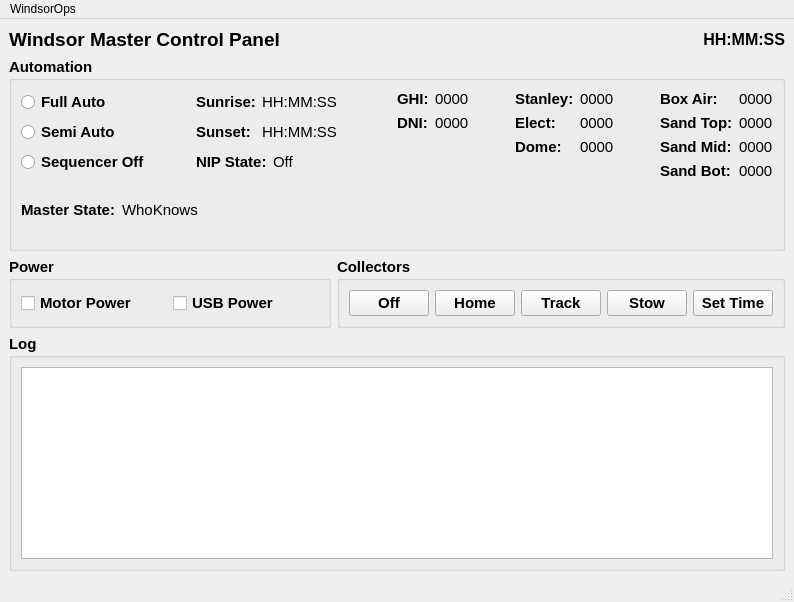
<?xml version="1.0" encoding="UTF-8"?>
<ui version="4.0">
 <class>MasterControl</class>
 <widget class="QMainWindow" name="MasterControl">
  <property name="geometry">
   <rect>
    <x>0</x>
    <y>0</y>
    <width>794</width>
    <height>602</height>
   </rect>
  </property>
  <property name="sizePolicy">
   <sizepolicy hsizetype="Preferred" vsizetype="Preferred">
    <horstretch>0</horstretch>
    <verstretch>0</verstretch>
   </sizepolicy>
  </property>
  <property name="font">
   <font>
    <hintingpreference>PreferFullHinting</hintingpreference>
   </font>
  </property>
  <property name="windowTitle">
   <string>MasterControl</string>
  </property>
  <widget class="QWidget" name="centralwidget">
   <layout class="QGridLayout" name="gridLayout">
    <item row="1" column="0">
     <widget class="QGroupBox" name="groupBox_4">
      <property name="font">
       <font>
        <pointsize>11</pointsize>
        <bold>true</bold>
        <hintingpreference>PreferFullHinting</hintingpreference>
       </font>
      </property>
      <property name="title">
       <string>Automation</string>
      </property>
      <layout class="QVBoxLayout" name="verticalLayout_11">
       <item>
        <layout class="QHBoxLayout" name="horizontalLayout_15">
         <item>
          <layout class="QVBoxLayout" name="verticalLayout_3">
           <item>
            <layout class="QHBoxLayout" name="horizontalLayout_11">
             <item>
              <layout class="QVBoxLayout" name="verticalLayout">
               <item>
                <widget class="QRadioButton" name="FullAutoRadioButton">
                 <property name="text">
                  <string>Full Auto</string>
                 </property>
                </widget>
               </item>
               <item>
                <widget class="QRadioButton" name="SemiAutoRadioButton">
                 <property name="text">
                  <string>Semi Auto</string>
                 </property>
                </widget>
               </item>
               <item>
                <widget class="QRadioButton" name="SequencerOffRadioButton">
                 <property name="text">
                  <string>Sequencer Off</string>
                 </property>
                </widget>
               </item>
              </layout>
             </item>
             <item>
              <spacer name="horizontalSpacer">
               <property name="orientation">
                <enum>Qt::Orientation::Horizontal</enum>
               </property>
               <property name="sizeHint" stdset="0">
                <size>
                 <width>40</width>
                 <height>20</height>
                </size>
               </property>
              </spacer>
             </item>
             <item>
              <layout class="QVBoxLayout" name="verticalLayout_Sun">
               <item>
                <layout class="QHBoxLayout" name="horizontalLayout_6">
                 <item>
                  <widget class="QLabel" name="label_3">
                   <property name="text">
                    <string>Sunrise:</string>
                   </property>
                  </widget>
                 </item>
                 <item>
                  <widget class="QLabel" name="SunriseLabel">
                   <property name="font">
                    <font>
                     <pointsize>11</pointsize>
                     <bold>false</bold>
                     <kerning>true</kerning>
                     <hintingpreference>PreferFullHinting</hintingpreference>
                    </font>
                   </property>
                   <property name="text">
                    <string>HH:MM:SS</string>
                   </property>
                  </widget>
                 </item>
                </layout>
               </item>
               <item>
                <layout class="QHBoxLayout" name="horizontalLayout_5">
                 <item>
                  <widget class="QLabel" name="label_4">
                   <property name="text">
                    <string>Sunset:</string>
                   </property>
                  </widget>
                 </item>
                 <item>
                  <widget class="QLabel" name="SunsetLabel">
                   <property name="font">
                    <font>
                     <pointsize>11</pointsize>
                     <bold>false</bold>
                     <kerning>true</kerning>
                     <hintingpreference>PreferFullHinting</hintingpreference>
                    </font>
                   </property>
                   <property name="text">
                    <string>HH:MM:SS</string>
                   </property>
                  </widget>
                 </item>
                </layout>
               </item>
               <item>
                <layout class="QHBoxLayout" name="horizontalLayout_7">
                 <item>
                  <widget class="QLabel" name="label_2">
                   <property name="text">
                    <string>NIP State:</string>
                   </property>
                  </widget>
                 </item>
                 <item>
                  <widget class="QLabel" name="NipStateLabel">
                   <property name="font">
                    <font>
                     <pointsize>11</pointsize>
                     <bold>false</bold>
                     <kerning>true</kerning>
                     <hintingpreference>PreferFullHinting</hintingpreference>
                    </font>
                   </property>
                   <property name="text">
                    <string>Off</string>
                   </property>
                  </widget>
                 </item>
                </layout>
               </item>
              </layout>
             </item>
            </layout>
           </item>
           <item>
            <layout class="QHBoxLayout" name="horizontalLayout_8">
             <item>
              <widget class="QLabel" name="label_7">
               <property name="sizePolicy">
                <sizepolicy hsizetype="Maximum" vsizetype="Preferred">
                 <horstretch>0</horstretch>
                 <verstretch>0</verstretch>
                </sizepolicy>
               </property>
               <property name="text">
                <string>Master State:</string>
               </property>
              </widget>
             </item>
             <item>
              <widget class="QLabel" name="MasterStateLabel">
               <property name="sizePolicy">
                <sizepolicy hsizetype="Minimum" vsizetype="Preferred">
                 <horstretch>0</horstretch>
                 <verstretch>0</verstretch>
                </sizepolicy>
               </property>
               <property name="font">
                <font>
                 <pointsize>11</pointsize>
                 <bold>false</bold>
                 <kerning>true</kerning>
                 <hintingpreference>PreferFullHinting</hintingpreference>
                </font>
               </property>
               <property name="text">
                <string>WhoKnows</string>
               </property>
              </widget>
             </item>
            </layout>
           </item>
          </layout>
         </item>
         <item>
          <spacer name="horizontalSpacer_2">
           <property name="orientation">
            <enum>Qt::Orientation::Horizontal</enum>
           </property>
           <property name="sizeHint" stdset="0">
            <size>
             <width>40</width>
             <height>20</height>
            </size>
           </property>
          </spacer>
         </item>
         <item>
          <layout class="QVBoxLayout" name="verticalLayout_9">
           <item>
            <layout class="QHBoxLayout" name="horizontalLayout_14">
             <item>
              <layout class="QVBoxLayout" name="verticalLayout_8">
               <item>
                <layout class="QHBoxLayout" name="horizontalLayout_9">
                 <item>
                  <widget class="QLabel" name="label_5">
                   <property name="text">
                    <string>GHI:</string>
                   </property>
                  </widget>
                 </item>
                 <item>
                  <widget class="QLabel" name="GhiLabel">
                   <property name="font">
                    <font>
                     <pointsize>11</pointsize>
                     <bold>false</bold>
                     <kerning>true</kerning>
                     <hintingpreference>PreferFullHinting</hintingpreference>
                    </font>
                   </property>
                   <property name="text">
                    <string>0000</string>
                   </property>
                  </widget>
                 </item>
                </layout>
               </item>
               <item>
                <layout class="QHBoxLayout" name="horizontalLayout_10">
                 <item>
                  <widget class="QLabel" name="label_6">
                   <property name="text">
                    <string>DNI:</string>
                   </property>
                  </widget>
                 </item>
                 <item>
                  <widget class="QLabel" name="DniLabel">
                   <property name="font">
                    <font>
                     <pointsize>11</pointsize>
                     <bold>false</bold>
                     <kerning>true</kerning>
                     <hintingpreference>PreferFullHinting</hintingpreference>
                    </font>
                   </property>
                   <property name="text">
                    <string>0000</string>
                   </property>
                  </widget>
                 </item>
                </layout>
               </item>
               <item>
                <spacer name="verticalSpacer">
                 <property name="orientation">
                  <enum>Qt::Orientation::Vertical</enum>
                 </property>
                 <property name="sizeHint" stdset="0">
                  <size>
                   <width>20</width>
                   <height>18</height>
                  </size>
                 </property>
                </spacer>
               </item>
              </layout>
             </item>
             <item>
              <spacer name="horizontalSpacer_3">
               <property name="orientation">
                <enum>Qt::Orientation::Horizontal</enum>
               </property>
               <property name="sizeHint" stdset="0">
                <size>
                 <width>40</width>
                 <height>20</height>
                </size>
               </property>
              </spacer>
             </item>
             <item>
              <layout class="QHBoxLayout" name="horizontalLayout_12">
               <item>
                <layout class="QVBoxLayout" name="verticalLayout_5">
                 <item>
                  <widget class="QLabel" name="label_8">
                   <property name="text">
                    <string>Stanley:</string>
                   </property>
                  </widget>
                 </item>
                 <item>
                  <widget class="QLabel" name="label_9">
                   <property name="text">
                    <string>Elect:</string>
                   </property>
                  </widget>
                 </item>
                 <item>
                  <widget class="QLabel" name="label_10">
                   <property name="text">
                    <string>Dome:</string>
                   </property>
                  </widget>
                 </item>
                 <item>
                  <widget class="QLabel" name="label_11">
                   <property name="text">
                    <string> </string>
                   </property>
                  </widget>
                 </item>
                </layout>
               </item>
               <item>
                <layout class="QVBoxLayout" name="verticalLayout_4">
                 <item>
                  <widget class="QLabel" name="StanleyTempLabel">
                   <property name="font">
                    <font>
                     <pointsize>11</pointsize>
                     <bold>false</bold>
                     <kerning>true</kerning>
                     <hintingpreference>PreferFullHinting</hintingpreference>
                    </font>
                   </property>
                   <property name="text">
                    <string>0000</string>
                   </property>
                  </widget>
                 </item>
                 <item>
                  <widget class="QLabel" name="ElecTempLabel">
                   <property name="font">
                    <font>
                     <pointsize>11</pointsize>
                     <bold>false</bold>
                     <kerning>true</kerning>
                     <hintingpreference>PreferFullHinting</hintingpreference>
                    </font>
                   </property>
                   <property name="text">
                    <string>0000</string>
                   </property>
                  </widget>
                 </item>
                 <item>
                  <widget class="QLabel" name="DomeTempLabel">
                   <property name="font">
                    <font>
                     <pointsize>11</pointsize>
                     <bold>false</bold>
                     <kerning>true</kerning>
                     <hintingpreference>PreferFullHinting</hintingpreference>
                    </font>
                   </property>
                   <property name="text">
                    <string>0000</string>
                   </property>
                  </widget>
                 </item>
                 <item>
                  <widget class="QLabel" name="OutsideTempLabel">
                   <property name="font">
                    <font>
                     <pointsize>11</pointsize>
                     <bold>false</bold>
                     <kerning>true</kerning>
                     <hintingpreference>PreferFullHinting</hintingpreference>
                    </font>
                   </property>
                   <property name="text">
                    <string> </string>
                   </property>
                  </widget>
                 </item>
                </layout>
               </item>
              </layout>
             </item>
             <item>
              <spacer name="horizontalSpacer_4">
               <property name="orientation">
                <enum>Qt::Orientation::Horizontal</enum>
               </property>
               <property name="sizeHint" stdset="0">
                <size>
                 <width>40</width>
                 <height>20</height>
                </size>
               </property>
              </spacer>
             </item>
             <item>
              <layout class="QHBoxLayout" name="horizontalLayout_13">
               <item>
                <layout class="QVBoxLayout" name="verticalLayout_7">
                 <item>
                  <widget class="QLabel" name="label_12">
                   <property name="text">
                    <string>Box Air:</string>
                   </property>
                  </widget>
                 </item>
                 <item>
                  <widget class="QLabel" name="label_13">
                   <property name="text">
                    <string>Sand Top:</string>
                   </property>
                  </widget>
                 </item>
                 <item>
                  <widget class="QLabel" name="label_14">
                   <property name="text">
                    <string>Sand Mid:</string>
                   </property>
                  </widget>
                 </item>
                 <item>
                  <widget class="QLabel" name="label_15">
                   <property name="text">
                    <string>Sand Bot:</string>
                   </property>
                  </widget>
                 </item>
                </layout>
               </item>
               <item>
                <layout class="QVBoxLayout" name="verticalLayout_6">
                 <item>
                  <widget class="QLabel" name="BoxTempLabel">
                   <property name="font">
                    <font>
                     <pointsize>11</pointsize>
                     <bold>false</bold>
                     <kerning>true</kerning>
                     <hintingpreference>PreferFullHinting</hintingpreference>
                    </font>
                   </property>
                   <property name="text">
                    <string>0000</string>
                   </property>
                  </widget>
                 </item>
                 <item>
                  <widget class="QLabel" name="SandTopTempLabel">
                   <property name="font">
                    <font>
                     <pointsize>11</pointsize>
                     <bold>false</bold>
                     <kerning>true</kerning>
                     <hintingpreference>PreferFullHinting</hintingpreference>
                    </font>
                   </property>
                   <property name="text">
                    <string>0000</string>
                   </property>
                  </widget>
                 </item>
                 <item>
                  <widget class="QLabel" name="SandMidTempLabel">
                   <property name="font">
                    <font>
                     <pointsize>11</pointsize>
                     <bold>false</bold>
                     <kerning>true</kerning>
                     <hintingpreference>PreferFullHinting</hintingpreference>
                    </font>
                   </property>
                   <property name="text">
                    <string>0000</string>
                   </property>
                  </widget>
                 </item>
                 <item>
                  <widget class="QLabel" name="SandBotTempLabel">
                   <property name="font">
                    <font>
                     <pointsize>11</pointsize>
                     <bold>false</bold>
                     <kerning>true</kerning>
                     <hintingpreference>PreferFullHinting</hintingpreference>
                    </font>
                   </property>
                   <property name="text">
                    <string>0000</string>
                   </property>
                  </widget>
                 </item>
                </layout>
               </item>
              </layout>
             </item>
            </layout>
           </item>
           <item>
            <spacer name="verticalSpacer_2">
             <property name="orientation">
              <enum>Qt::Orientation::Vertical</enum>
             </property>
             <property name="sizeHint" stdset="0">
              <size>
               <width>20</width>
               <height>18</height>
              </size>
             </property>
            </spacer>
           </item>
          </layout>
         </item>
        </layout>
       </item>
      </layout>
     </widget>
    </item>
    <item row="3" column="0">
     <widget class="QGroupBox" name="groupBox_3">
      <property name="font">
       <font>
        <pointsize>11</pointsize>
        <bold>true</bold>
        <hintingpreference>PreferFullHinting</hintingpreference>
       </font>
      </property>
      <property name="title">
       <string>Log</string>
      </property>
      <layout class="QVBoxLayout" name="verticalLayout_10">
       <item>
        <widget class="QTextEdit" name="MasterLogTextEdit">
         <property name="font">
          <font>
           <pointsize>10</pointsize>
           <bold>false</bold>
           <hintingpreference>PreferFullHinting</hintingpreference>
          </font>
         </property>
         <property name="readOnly">
          <bool>true</bool>
         </property>
        </widget>
       </item>
      </layout>
     </widget>
    </item>
    <item row="2" column="0">
     <layout class="QHBoxLayout" name="horizontalLayout_3">
      <item>
       <widget class="QGroupBox" name="groupBox">
        <property name="font">
         <font>
          <pointsize>11</pointsize>
          <bold>true</bold>
          <hintingpreference>PreferFullHinting</hintingpreference>
         </font>
        </property>
        <property name="title">
         <string>Power</string>
        </property>
        <layout class="QVBoxLayout" name="verticalLayout_2">
         <item>
          <layout class="QHBoxLayout" name="horizontalLayout_4">
           <item>
            <widget class="QCheckBox" name="MotorPowerCheckBox">
             <property name="font">
              <font>
               <pointsize>11</pointsize>
               <bold>true</bold>
               <hintingpreference>PreferFullHinting</hintingpreference>
              </font>
             </property>
             <property name="text">
              <string>Motor Power</string>
             </property>
             <property name="tristate">
              <bool>false</bool>
             </property>
            </widget>
           </item>
           <item>
            <widget class="QCheckBox" name="UsbPowerCheckBox">
             <property name="font">
              <font>
               <pointsize>11</pointsize>
               <bold>true</bold>
               <hintingpreference>PreferFullHinting</hintingpreference>
              </font>
             </property>
             <property name="text">
              <string>USB Power</string>
             </property>
             <property name="tristate">
              <bool>false</bool>
             </property>
            </widget>
           </item>
          </layout>
         </item>
        </layout>
       </widget>
      </item>
      <item>
       <widget class="QGroupBox" name="groupBox_2">
        <property name="font">
         <font>
          <pointsize>11</pointsize>
          <bold>true</bold>
          <hintingpreference>PreferFullHinting</hintingpreference>
         </font>
        </property>
        <property name="title">
         <string>Collectors</string>
        </property>
        <layout class="QHBoxLayout" name="horizontalLayout_2">
         <item>
          <layout class="QHBoxLayout" name="horizontalLayout">
           <item>
            <widget class="QPushButton" name="OffPushButton">
             <property name="text">
              <string>Off</string>
             </property>
            </widget>
           </item>
           <item>
            <widget class="QPushButton" name="HomePushButton">
             <property name="text">
              <string>Home</string>
             </property>
            </widget>
           </item>
           <item>
            <widget class="QPushButton" name="TrackPushButton">
             <property name="text">
              <string>Track</string>
             </property>
            </widget>
           </item>
           <item>
            <widget class="QPushButton" name="StowPushButton">
             <property name="text">
              <string>Stow</string>
             </property>
            </widget>
           </item>
           <item>
            <widget class="QPushButton" name="SetTimePushButton">
             <property name="text">
              <string>Set Time</string>
             </property>
            </widget>
           </item>
          </layout>
         </item>
        </layout>
       </widget>
      </item>
     </layout>
    </item>
    <item row="0" column="0">
     <layout class="QHBoxLayout" name="horizontalLayout_16">
      <item>
       <widget class="QLabel" name="label">
        <property name="font">
         <font>
          <pointsize>14</pointsize>
          <bold>true</bold>
          <hintingpreference>PreferFullHinting</hintingpreference>
         </font>
        </property>
        <property name="midLineWidth">
         <number>7</number>
        </property>
        <property name="text">
         <string>Windsor Master Control Panel</string>
        </property>
        <property name="alignment">
         <set>Qt::AlignmentFlag::AlignLeading|Qt::AlignmentFlag::AlignLeft|Qt::AlignmentFlag::AlignVCenter</set>
        </property>
       </widget>
      </item>
      <item>
       <spacer name="horizontalSpacer_5">
        <property name="orientation">
         <enum>Qt::Orientation::Horizontal</enum>
        </property>
        <property name="sizeHint" stdset="0">
         <size>
          <width>40</width>
          <height>20</height>
         </size>
        </property>
       </spacer>
      </item>
      <item>
       <widget class="QLabel" name="SystemTimeLabel">
        <property name="font">
         <font>
          <pointsize>12</pointsize>
          <bold>true</bold>
          <hintingpreference>PreferFullHinting</hintingpreference>
         </font>
        </property>
        <property name="text">
         <string>HH:MM:SS</string>
        </property>
        <property name="alignment">
         <set>Qt::AlignmentFlag::AlignRight|Qt::AlignmentFlag::AlignTrailing|Qt::AlignmentFlag::AlignVCenter</set>
        </property>
       </widget>
      </item>
     </layout>
    </item>
   </layout>
  </widget>
  <widget class="QMenuBar" name="menubar">
   <property name="geometry">
    <rect>
     <x>0</x>
     <y>0</y>
     <width>794</width>
     <height>21</height>
    </rect>
   </property>
   <widget class="QMenu" name="menuWindsorOps">
    <property name="title">
     <string>WindsorOps</string>
    </property>
    <addaction name="actionExit"/>
   </widget>
   <addaction name="menuWindsorOps"/>
  </widget>
  <widget class="QStatusBar" name="statusbar"/>
  <action name="actionExit">
   <property name="text">
    <string>Exit</string>
   </property>
  </action>
 </widget>
 <resources/>
 <connections/>
</ui>
